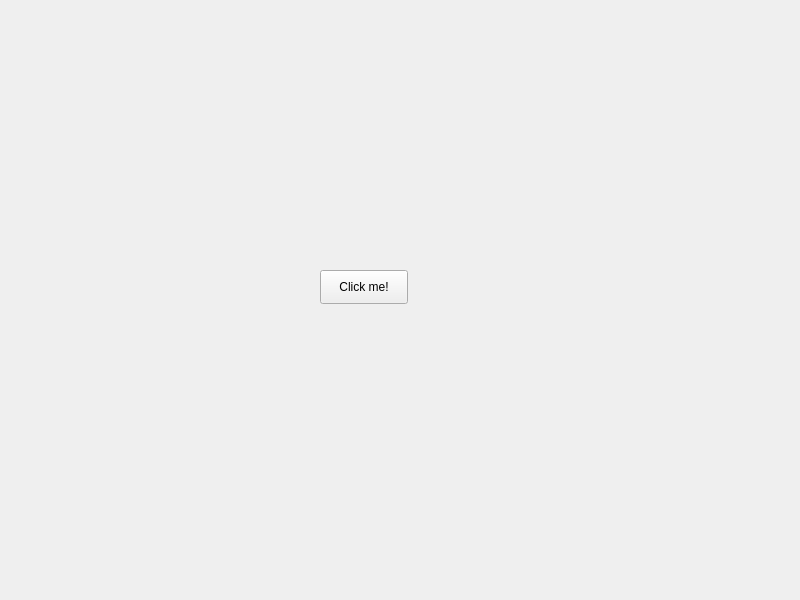
<?xml version="1.0" encoding="UTF-8"?>
<ui version="4.0">
 <class>MainWindow</class>
 <widget class="QMainWindow" name="MainWindow">
  <property name="geometry">
   <rect>
    <x>0</x>
    <y>0</y>
    <width>800</width>
    <height>600</height>
   </rect>
  </property>
  <property name="windowTitle">
   <string>MainWindow</string>
  </property>
  <widget class="QWidget" name="centralwidget">
   <widget class="QPushButton" name="btnClick">
    <property name="geometry">
     <rect>
      <x>320</x>
      <y>270</y>
      <width>88</width>
      <height>34</height>
     </rect>
    </property>
    <property name="text">
     <string>Click me!</string>
    </property>
   </widget>
  </widget>
 </widget>
 <resources/>
 <connections/>
</ui>
